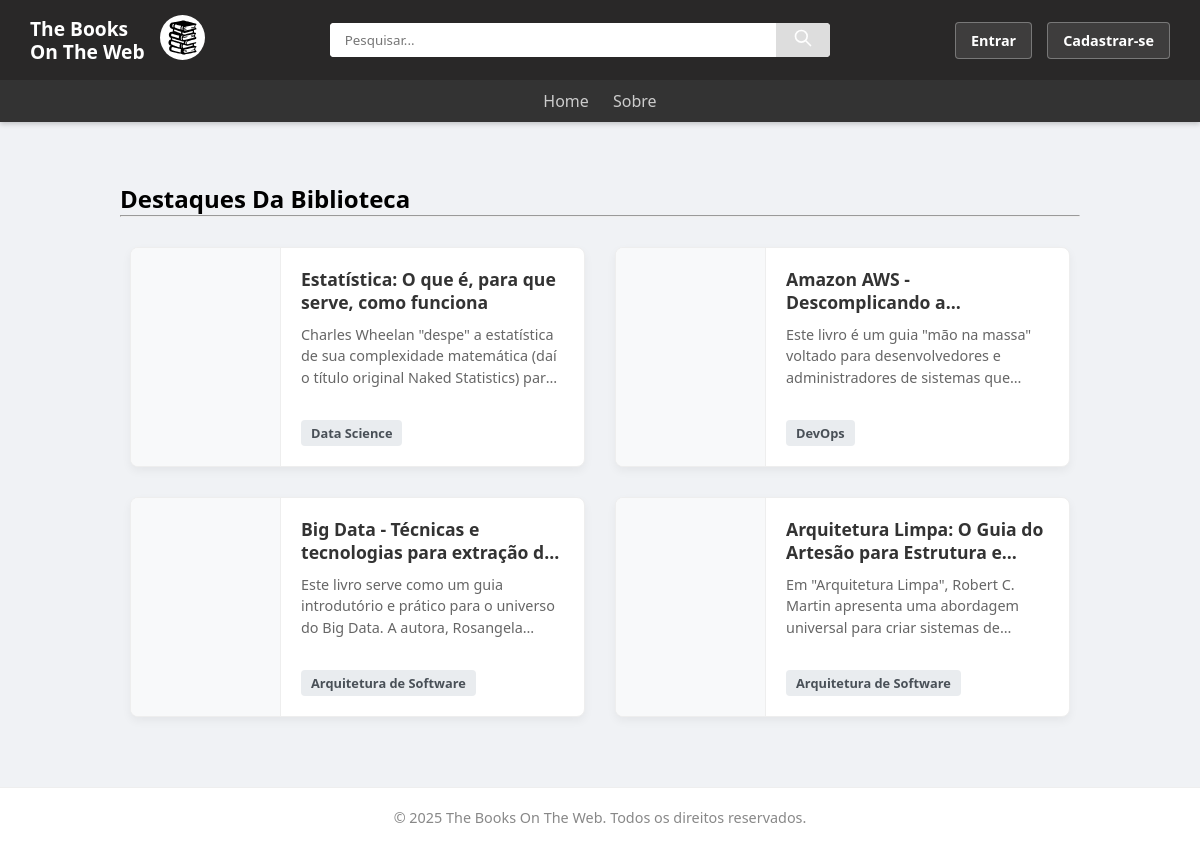
The app's page /public/index.php, older data.
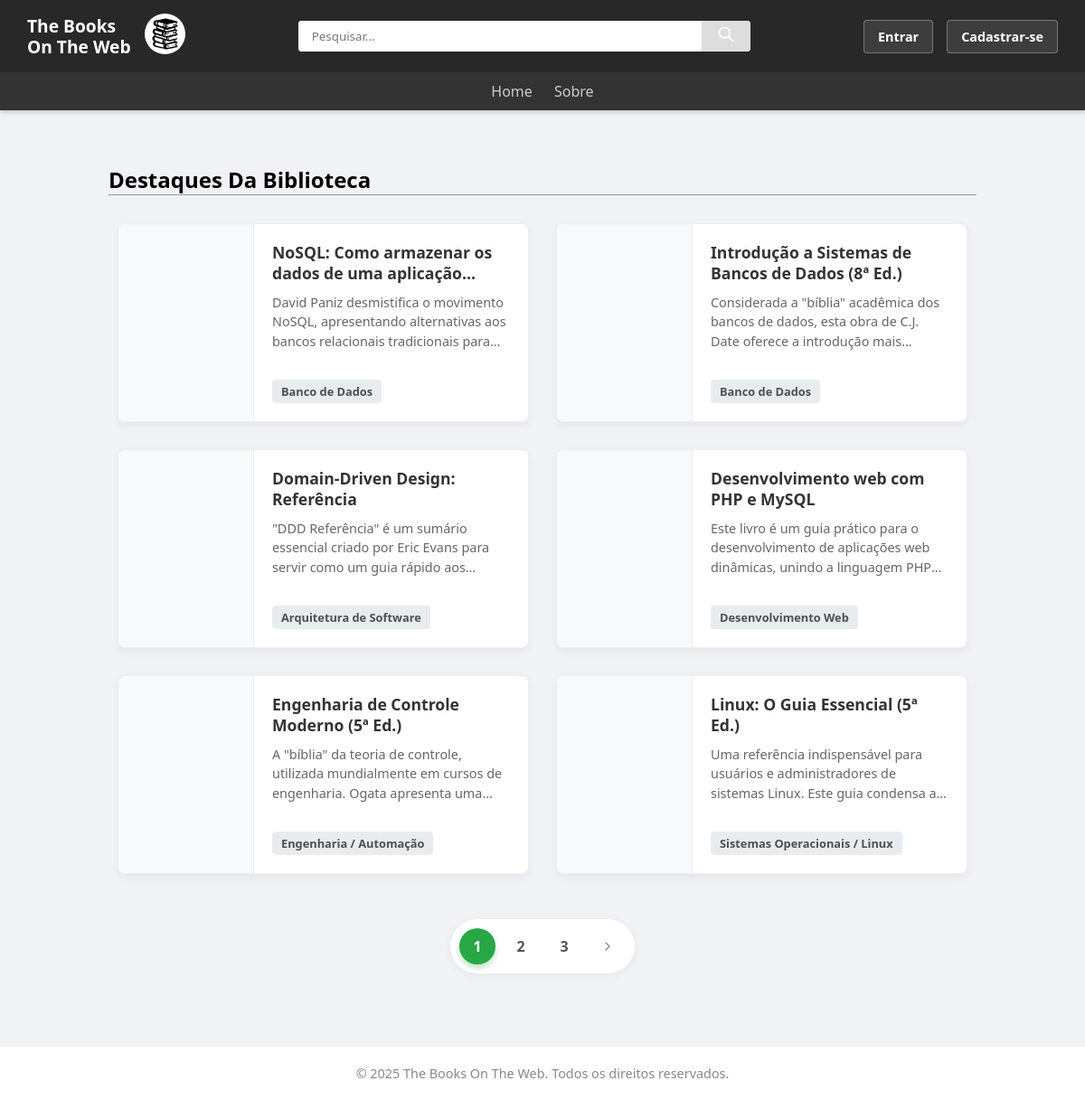
The same page, newer data.
### tables this page shows
CREATE TABLE `livro` (
  `id_livro` int(11) NOT NULL,
  `titulo` varchar(255) NOT NULL,
  `descricao` varchar(1000) NOT NULL,
  `data_publi` date NOT NULL,
  `categoria` int(11) NOT NULL,
  `pdf` varchar(255) NOT NULL
);

CREATE TABLE `categoria` (
  `id_categoria` int(11) NOT NULL,
  `nome_categoria` varchar(30) NOT NULL
);

### public/index.php (the view, shortened to what this page needs)
<?php
require_once './api/conection/conectionBD.php';
require_once './api/conection/functionsBD.php';
$itens_por_pagina = 6;
$pagina_atual = isset($_GET['pagina']) ? (int)$_GET['pagina'] : 1;
$inicio = ($pagina_atual - 1) * $itens_por_pagina;
$resultado = procurarLivros($inicio, $itens_por_pagina);
$total_livros = contarTotalLivros();
$total_paginas = ceil($total_livros / $itens_por_pagina);
?>
<!DOCTYPE html>
<html lang="pt-br">
<head>
    <link rel="stylesheet" href="styles/style.css">
    <link rel="stylesheet" href="styles/cards.css">
    <link rel="stylesheet" href="styles/livros.css">
</head>
<body>
    <header>
        <div class="cabecalho header-cima">
            <div class="empresa">
                <a href="index.php" class="nome-empresa">
                    <h1>The Books<br> On The Web</h1>
                </a>
                <a href="index.php" class="nome-empresa"><img src="styles/img/favicon.svg" class="imagem-empresa"></a>
            </div>
            <div class="pesquisa">
                <form action="templates/biblioteca/pesquisa.php" id="pesquisar" class="pesquisar" method="get">
                    <input type="text" class="input-pesquisa" id="campoPesquisa" placeholder="Pesquisar..." name="pesquisa">
                    <button type="submit" class="btn-pesquisa">
                        <svg width="24" height="20" viewBox="0 0 24 24" fill="none" xmlns="http://www.w3.org/2000/svg">
                            <path d="M21 21L15 15M17 10C17 13.866 13.866 17 10 17C6.134 17 3 13.866 3 10C3 6.134 6.134 3 10 3C13.866 3 17 6.134 17 10Z" stroke="white" stroke-width="2" stroke-linecap="round" stroke-linejoin="round" />
                        </svg>
                    </button>
                </form>
            </div>
            <div class="area-cadastro"><?php exibirMenuAutenticacao(); ?></div>
        </div>
        <div class="cabecalho header-baixo">
            <nav class="opcoes">
                <a href="index.php" class="item-menu">Home</a>
                <a href="templates/biblioteca/resumo.html" class="item-menu">Sobre</a>
            </nav>
        </div>
    </header>
    <main>
        <div class="container-vitrine" style="padding: 20px; max-width: 1000px; margin: auto;">
            <h2>Destaques Da Biblioteca</h2>
            <hr style="margin-bottom: 20px;">
            <div class="lista-livros">
                <?php
                if (mysqli_num_rows($resultado) > 0) {
                    while ($livro = mysqli_fetch_assoc($resultado)) {
                        $caminhoPdf = '../database/pdfs/' . $livro['pdf'];
                        echo '<a href="templates\biblioteca\livros.php?id=' . $livro['id_livro'] . '" style="text-decoration:none; color:inherit;">';
                        echo '<div class="livro-card">';
                        echo '<div class="capa-wrapper">';
                        if (!empty($livro['pdf'])) {
                            echo '<canvas class="pdf-thumb" data-url="' . $caminhoPdf . '"></canvas>';
                        } else {
                            echo '<div class="sem-capa">Sem Capa</div>';
                        }
                        echo '</div>';
                        echo '<div class="info-livro">';
                        echo '<h3>' . htmlspecialchars($livro['titulo']) . '</h3>';
                        echo '<p>' . htmlspecialchars($livro['descricao']) . '</p>';
                        echo '<span class="categoria-tag">' . htmlspecialchars($livro['nome_categoria']) . '</span>';
                        echo '</div>';
                        echo '</div>';
                        echo '</a>';
                    }
                } else {
                    echo '<p>Nenhum livro encontrado.</p>';
                }
                ?>
            </div>
            <?php if ($total_paginas > 1): ?>
            <div class="paginacao-container">
                <div class="paginacao">
                    <?php
                    for ($i = 1; $i <= $total_paginas; $i++) {
                        $classe_ativa = ($i == $pagina_atual) ? 'active' : '';
                        echo '<a href="index.php?pagina=' . $i . '" class="btn-pag ' . $classe_ativa . '">' . $i . '</a>';
                    }
                    if ($pagina_atual < $total_paginas) {
                        echo '<a href="index.php?pagina=' . ($pagina_atual + 1) . '" class="btn-pag proximo">
                                <svg width="16" height="16" viewBox="0 0 24 24" fill="none" stroke="currentColor" stroke-width="2" stroke-linecap="round" stroke-linejoin="round"><polyline points="9 18 15 12 9 6"></polyline></svg>
                              </a>';
                    }
                    ?>
                </div>
            </div>
            <?php endif; ?>
            </div>
    </main>
    <footer class="caixa-footer">
        <p>© 2025 The Books On The Web. Todos os direitos reservados.</p>
    </footer>
</body>
</html>

### public/api/conection/functionsBD.php (shortened to what this page needs)
<?php
function procurarLivros($inicio = 0, $quantidade = 6) {
    global $con;
    $sql = "SELECT livro.*, categoria.nome_categoria
            FROM livro
            INNER JOIN categoria ON livro.categoria = categoria.id_categoria
            ORDER BY livro.id_livro DESC
            LIMIT $inicio, $quantidade";
    $resultado = mysqli_query($con, $sql);
    return $resultado;
}
function contarTotalLivros() {
    global $con;
    $sql = "SELECT COUNT(*) as total FROM livro";
    $resultado = mysqli_query($con, $sql);
    $dados = mysqli_fetch_assoc($resultado);
    return $dados['total'];
}
function exibirMenuAutenticacao() {
    if (isset($_SESSION['logado']) && $_SESSION['logado'] === true) {
        echo '<div class="perfil-header">
            <span class="saudacao">Olá, ' . htmlspecialchars($_SESSION['nome_user']) . '!</span>
                <a href="templates/login/painel_logado.php" class="btn-header">Perfil</a>
                <a href="api/login/logout.php" class="btn-header">Sair</a>
            </div>';
    } else {
        echo "<div class='perfil-header'>";
        echo '<a href="templates/login/entrada.html" class="btn-cadastro">Entrar</a>';
        echo '<a href="templates/login/cadastro.html" class="btn-cadastro">Cadastrar-se</a>';
        echo "</div>";
    }
}
?>

### public/styles/style.css (style rules this page uses)
:root { --cor-header: rgb(41, 40, 40); --cor-fundo: rgb(240, 242, 245); --cor-branco: #ffffff; --cor-borda: #ccc; --cor-cinza-claro: #e9ecef; --cor-sucesso: #28a745; --cor-aviso: #ffc107; --cor-perigo: #dc3545; --cor-texto: #333; --cor-destaque: #28a745; }
* { margin: 0; padding: 0; box-sizing: border-box; font-family: 'Segoe UI', Arial, sans-serif; }
body { display: flex; flex-direction: column; min-height: 100vh; background-color: var(--cor-fundo); }
a { text-decoration: none; color: inherit; }
header { width: 100%; background-color: var(--cor-header); color: var(--cor-branco); box-shadow: 0 2px 5px rgba(0,0,0,0.2); }
.header-cima { display: flex; justify-content: space-between; align-items: center; padding: 15px 30px; gap: 20px; }
.empresa { display: flex; align-items: center; gap: 15px; }
.nome-empresa h1 { font-size: 1.2rem; line-height: 1.2; color: var(--cor-branco); }
.imagem-empresa { width: 45px; background: white; border-radius: 50%; padding: 2px; }
.pesquisa { flex-grow: 1; max-width: 500px; }
.pesquisar { display: flex; background: white; border-radius: 4px; overflow: hidden; }
.input-pesquisa { width: 100%; padding: 8px 15px; border: none; outline: none; }
.btn-pesquisa { padding: 0 15px; background: #ddd; border: none; cursor: pointer; }
.area-cadastro, .perfil-header { display: flex; align-items: center; gap: 15px; }
.btn-header, .btn-cadastro { padding: 8px 15px; border-radius: 4px; font-size: 0.9rem; font-weight: bold; cursor: pointer; border: 1px solid rgba(255,255,255,0.3); background: rgba(255,255,255,0.1); color: white; transition: 0.3s; }
.header-baixo { background-color: #333; padding: 10px 0; display: flex; justify-content: center; gap: 20px; }
.item-menu { color: #ccc; font-weight: 500; padding: 5px 10px; transition: 0.3s; }
main { flex-grow: 1; padding: 40px 20px; display: flex; flex-direction: column; align-items: center; width: 100%; }
.caixa-footer { text-align: center; padding: 20px; color: #888; font-size: 0.9rem; background: white; border-top: 1px solid #eee; margin-top: auto; }
.paginacao-container { width: 100%; display: flex; justify-content: center; margin-top: 40px; margin-bottom: 20px; }
.paginacao { display: flex; gap: 8px; background: white; padding: 10px; border-radius: 30px; box-shadow: 0 2px 10px rgba(0,0,0,0.05); }
.btn-pag { display: flex; align-items: center; justify-content: center; width: 40px; height: 40px; border-radius: 50%; background-color: transparent; color: #555; font-weight: 600; font-size: 1rem; transition: all 0.3s ease; border: 1px solid transparent; }
.btn-pag.active { background-color: var(--cor-destaque); color: white; box-shadow: 0 4px 6px rgba(40, 167, 69, 0.3); }
.btn-pag.anterior, .btn-pag.proximo { color: #888; }

### public/styles/cards.css (style rules this page uses)
.lista-livros { display: grid; grid-template-columns: repeat(auto-fill, minmax(400px, 1fr)); gap: 30px; padding: 10px; width: 100%; }
a { text-decoration: none; color: inherit; }
.livro-card { display: flex; background: white; border-radius: 8px; box-shadow: 0 4px 10px rgba(0,0,0,0.05); border: 1px solid #eee; height: 220px; overflow: hidden; transition: transform 0.3s, box-shadow 0.3s; }
.capa-wrapper { width: 150px; background: #f8f9fa; display: flex; align-items: center; justify-content: center; border-right: 1px solid #eee; flex-shrink: 0; overflow: hidden; }
.pdf-thumb { max-width: 100%; max-height: 100%; object-fit: contain; }
.info-livro { padding: 20px; flex-grow: 1; display: flex; flex-direction: column; overflow: hidden; }
.info-livro h3 { margin: 0 0 10px 0; color: #333; font-size: 1.1rem; font-weight: 700; line-height: 1.3; display: -webkit-box; -webkit-line-clamp: 2; -webkit-box-orient: vertical; overflow: hidden; text-overflow: ellipsis; }
.info-livro p { color: #666; font-size: 0.9rem; line-height: 1.5; display: -webkit-box; -webkit-line-clamp: 3; -webkit-box-orient: vertical; overflow: hidden; text-overflow: ellipsis; margin-bottom: 10px; }
.categoria-tag { margin-top: auto; align-self: flex-start; background: #e9ecef; color: #495057; padding: 4px 10px; border-radius: 4px; font-size: 0.8rem; font-weight: 600; }

Row changes from the older to the newer data that the page shows:
no longer on this page (row unchanged): livro: titulo "Estatística: O que é, para que serve, como funciona", descricao "Charles Wheelan \"despe\" a estatística de sua complexidade matemática (daí o título original Naked Statistics)…", categoria.nome_categoria "Data Science"
no longer on this page (row unchanged): livro: titulo "Amazon AWS - Descomplicando…", descricao "Este livro é um guia \"mão na massa\" voltado para desenvolvedores e administradores de sistemas…", categoria.nome_categoria "DevOps"
no longer on this page (row unchanged): livro: titulo "Big Data - Técnicas e tecnologias para extração…", descricao "Este livro serve como um guia introdutório e prático para o universo do Big Data. A autora,…", categoria.nome_categoria "Arquitetura de Software"
no longer on this page (row unchanged): livro: titulo "Arquitetura Limpa: O Guia do Artesão para Estrutura…", descricao "Em \"Arquitetura Limpa\", Robert C. Martin apresenta uma abordagem universal para criar sistemas…", categoria.nome_categoria "Arquitetura de Software"
added livro: titulo "NoSQL: Como armazenar os dados de uma…", descricao "David Paniz desmistifica o movimento NoSQL, apresentando alternativas aos bancos relacionais tradicionais…", categoria.nome_categoria "Banco de Dados"
added livro: titulo "Introdução a Sistemas de Bancos de Dados (8ª Ed.)", descricao "Considerada a \"bíblia\" acadêmica dos bancos de dados, esta obra de C.J. Date oferece a introdução…", categoria.nome_categoria "Banco de Dados"
added livro: titulo "Domain-Driven Design: Referência", descricao "\"DDD Referência\" é um sumário essencial criado por Eric Evans para servir como um guia rápido…", categoria.nome_categoria "Arquitetura de Software"
added livro: titulo "Desenvolvimento web com PHP e MySQL", descricao "Este livro é um guia prático para o desenvolvimento de aplicações web dinâmicas, unindo a linguagem…", categoria.nome_categoria "Desenvolvimento Web"
added livro: titulo "Engenharia de Controle Moderno (5ª Ed.)", descricao "A \"bíblia\" da teoria de controle, utilizada mundialmente em cursos de engenharia. Ogata apresenta…", categoria.nome_categoria "Engenharia / Automação"
added livro: titulo "Linux: O Guia Essencial (5ª Ed.)", descricao "Uma referência indispensável para usuários e administradores de sistemas Linux. Este guia condensa…", categoria.nome_categoria "Sistemas Operacionais / Linux"
Text that changed along with them:
new list line: "1"
new list line: "2"
new list line: "3"
